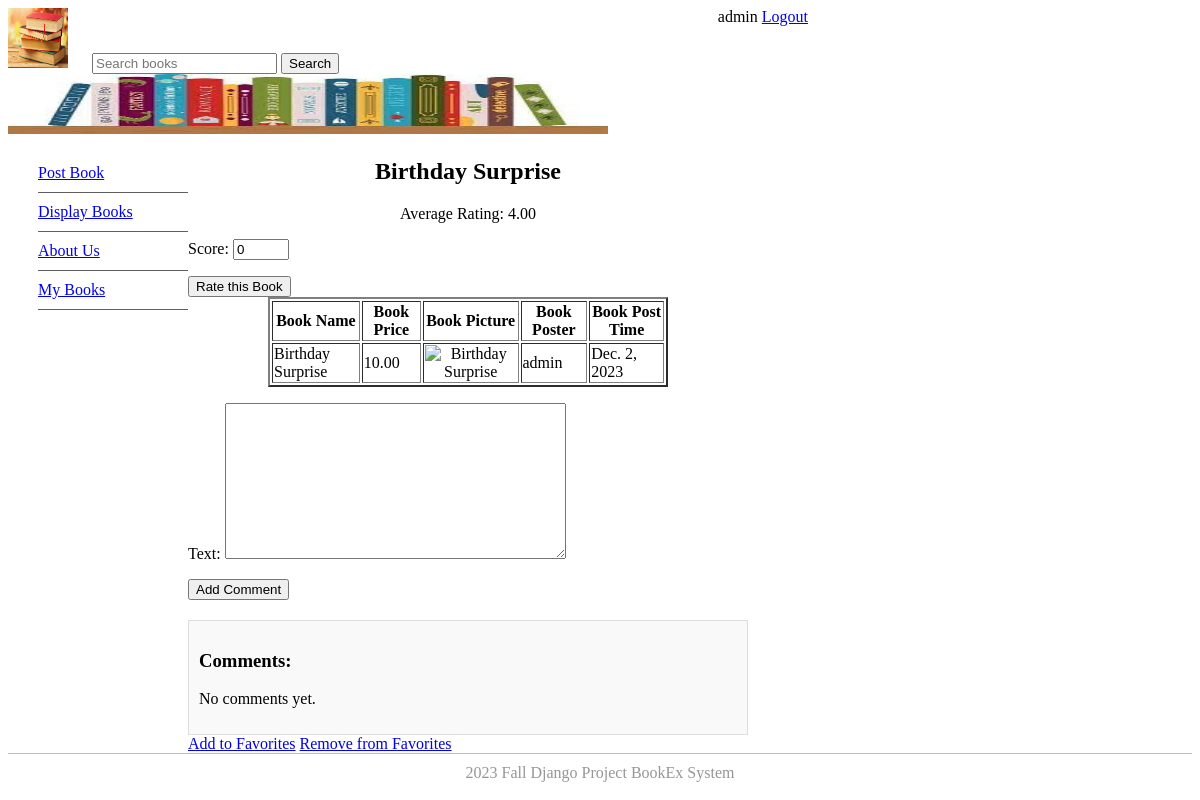
Page /book_detail/10 (signed in) on the earlier database version.
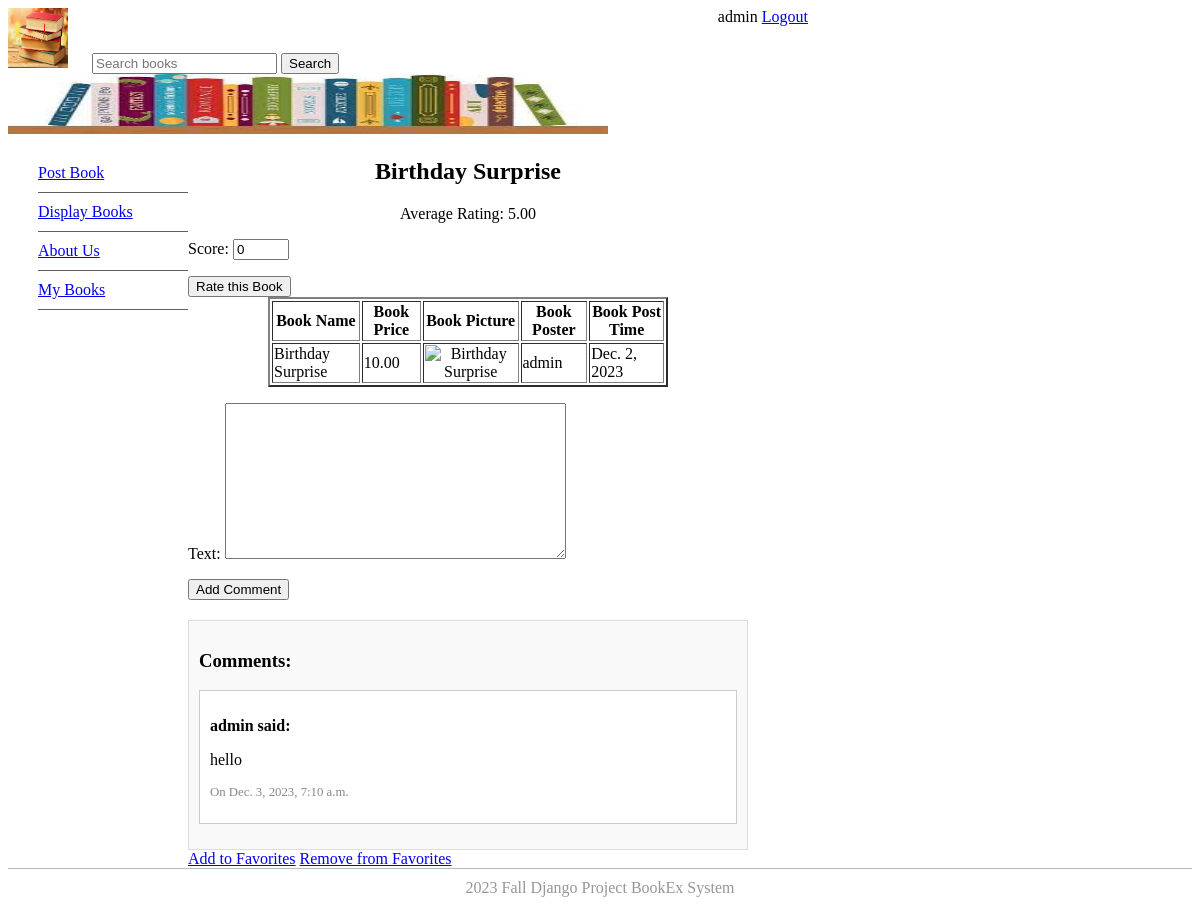
Same page on the later database version.
### bookMng/models.py (models this page shows, shortened)
class MainMenu(models.Model):
    item = models.CharField(max_length=200, unique=True)# Path: bookEx/bookMng/models.py
    link = models.CharField(max_length=200, unique=True)

class Book(models.Model):
    name = models.CharField(max_length=200)
    web = models.URLField(max_length=200)
    price = models.DecimalField(decimal_places=2, max_digits=8)
    publishdate = models.DateField(auto_now=True)
    picture = models.FileField(upload_to='bookEx/static/uploads')
    pic_path = models.CharField(max_length=300, editable=False, blank=True)
    username = models.ForeignKey(User, blank=True, null=True, on_delete=models.CASCADE)
    average_rating = models.DecimalField(max_digits=3, decimal_places=2, null=True)

class Comment(models.Model):
    book = models.ForeignKey(Book, on_delete=models.CASCADE, related_name='comments')
    author = models.ForeignKey(User, on_delete=models.CASCADE)
    text = models.TextField()
    created_date = models.DateTimeField(auto_now_add=True)

### bookMng/views.py (the view, shortened to what this page needs)
# urls.py: path('book_detail/<int:book_id>', views.book_detail, name='book_detail'),
@login_required(login_url=reverse_lazy('login'))
def book_detail(request, book_id):
    book = get_object_or_404(Book, id=book_id)
    comments = Comment.objects.filter(book=book)
    comment_form = CommentForm()  # Initialize comment_form here
    rating_form = RatingForm()    # Initialize rating_form here
    return render(request, 'bookMng/book_detail.html', {
        'item_list': MainMenu.objects.all(),
        'book': book,
        'comments': comments,
        'comment_form': comment_form,
        'rating_form': rating_form
    })

### bookMng/forms.py
class CommentForm(forms.ModelForm):
    class Meta:
        model = Comment
        fields = ('text',)

class RatingForm(forms.ModelForm):
    class Meta:
        model = Rating
        fields = ['score']
        widgets = {
            'score': forms.NumberInput(attrs={'min': '1', 'max': '10'})
        }

### bookEx/templates/bookMng/book_detail.html (shortened to what this page needs)
{% extends "base.html" %}
{% load static %}
{% block sidenav %}
   {% for item in item_list %}
      <li>
          <a href="{{ item.link }}"> {{ item.item }}</a>
      </li>
   {% endfor %}
{% endblock sidenav %}
{% block content %}
<div class="book-detail">
    <h1 align="center">{{ book.name }}</h1>
    <p align="center">Average Rating: {{ book.average_rating|default:"Not rated yet" }}</p>
    {% if user.is_authenticated %}
        <form method="post" action="">
            {{ rating_form.as_p }}
            <button type="submit" class="btn btn-primary" name="rating">Rate this Book</button>
        </form>
    {% else %}
        <p>You need to be logged in to rate.</p>
    {% endif %}
    <table class="book-info" align="center" border="2" width="400">
        <thead>
            <tr>
                <th>Book Name</th>
                <th>Book Price</th>
                <th>Book Picture</th>
                <th>Book Poster</th>
                <th>Book Post Time</th>
            </tr>
        </thead>
        <tbody>
            <tr>
                <td>{{ book.name }}</td>
                <td>{{ book.price }}</td>
                <td align="center">
                    <img src="{% static book.pic_path %}" height="60" width="60" alt="{{ book.name }}" />
                </td>
                <td>{{ book.username }}</td>
                <td>{{ book.publishdate }}</td>
            </tr>
        </tbody>
    </table>
    {% if user.is_authenticated %}
        <form class="comment-form" method="post">
            {{ comment_form.as_p }}
            <button type="submit" class="btn btn-primary" name="comment">Add Comment</button>
        </form>
    {% else %}
        <p>You need to be logged in to comment.</p>
    {% endif %}
    <div class="comments">
        <h3>Comments:</h3>
        {% for comment in comments %}
            <div class="comment">
                <p class="author">{{ comment.author }} said:</p>
                <p class="text">{{ comment.text }}</p>
                <p class="date">On {{ comment.created_date }}</p>
            </div>
        {% empty %}
            <p>No comments yet.</p>
        {% endfor %}
    </div>
    <a href="{% url 'add_to_favorites' book.id %}">Add to Favorites</a>
<a href="{% url 'remove_from_favorites' book.id %}">Remove from Favorites</a>
</div>
{% endblock content %}

Differences in the rows shown:
changed Book "Birthday Surprise": average_rating "4.00" → "5.00"
added Comment: author "admin", text "hello", created_date "Dec. 3, 2023, 7:10 a.m."
Other differences:
text no longer shown: "No comments yet."
